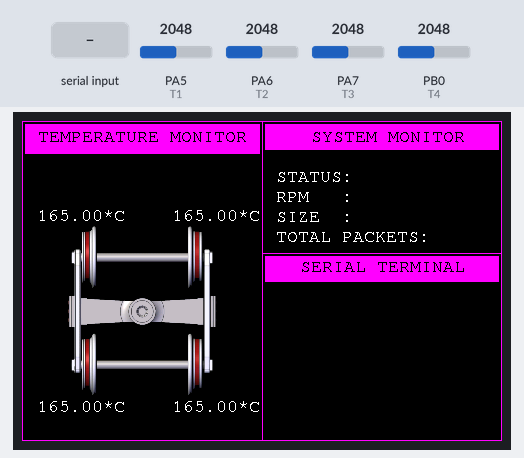
A sketch run on a simulated STM32 Blue Pill. On the bench: 480×320 colour display. The test bench sets the inputs (shaded band); at power-on: PA5 (T1) = 2048, PA6 (T2) = 2048, PA7 (T3) = 2048, PB0 (T4) = 2048. What the sketch prints to the serial monitor is not drawn.

Above: at 2.0 s.
2.1 s: "TERM\n" received over Serial
4.6 s: "RPM\n" received over Serial
At 6.8 s:
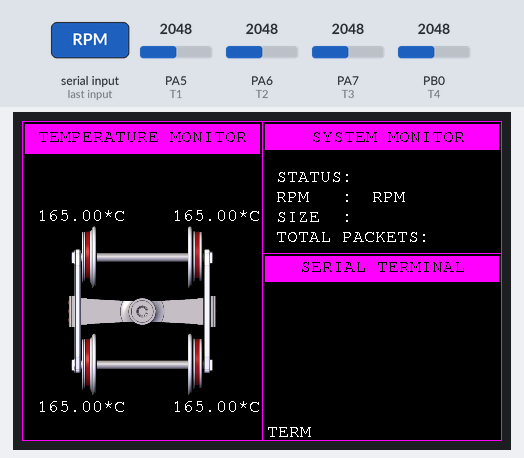
7.1 s: "PACK\n" received over Serial
9.6 s: PA5 (T1) set to 2866
At 11.6 s:
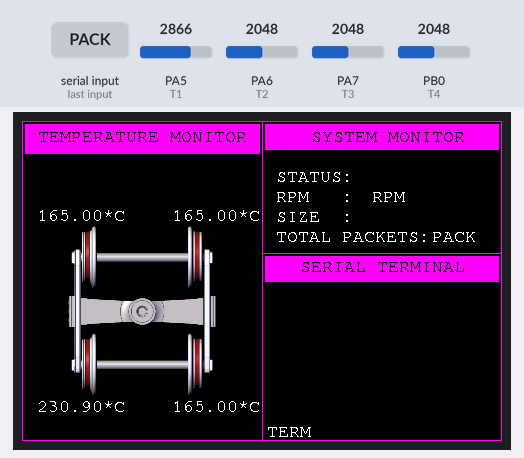
11.9 s: PA6 (T2) set to 2866
13.9 s: PA7 (T3) set to 2866
At 15.8 s:
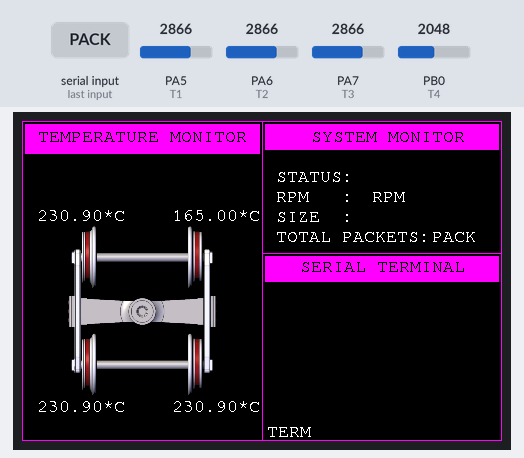
Timing chart, 0 to 16.9 s (numbered marks = the images above; inputs shaded):
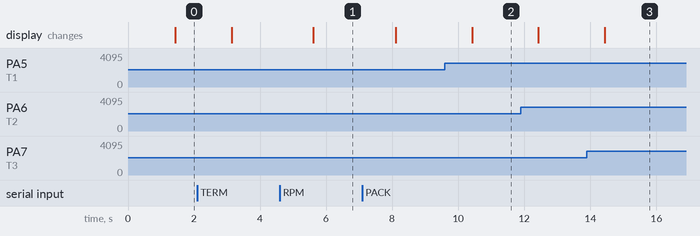

The sketch:

ONBOARD_MONITOR.ino
```cpp
/**
 * @file ONBOARD_MONITOR.ino
 *       BOGEE_BITMAP_240x320.c
 *
 * @brief  ONBOARD MONITORING SYSTEM INO Programing File
 *
 *  NOTE:- This Program Will Work on STM32 ROGER CORE : https://github.com/rogerclarkmelbourne/Arduino_STM32
 *         and Supports WIRESLAVE Library will not work with WIRE
 *         C:\Users\saiki\AppData\Local\Arduino15\packages\stm32duino\hardware\STM32F1\2021.3.18\libraries
 *         C:\Users\saiki\OneDrive\Documents\Arduino\hardware\STM32F1\2021.3.18\libraries
 *
 *
 *   This will Display Some Important Parameters on Screen , RPM , STATUS OF Recording System , and Temprature
 *   of BOGIEE
 *
 * @pinout    - TFT_480x320 :  LCD_CS  --> PA0    |   LM35 : T1 --> PA5
 *                             LCD_CD  --> PA1    |          T2 --> PA6
 *                             LCD_WR  --> PA2    |          T3 --> PA7
 *                             LCD_RD  --> PA3    |          T4 --> PB0
 *                             LCD_RST --> PA3    |
 *                                                |
 *                             LCD_D0  --> PB6    |
 *                             LCD_D1  --> PB7    |
 *                             LCD_D2  --> PB8    |
 *                             LCD_D3  --> PB9    |
 *                             LCD_D4  --> PB10   |
 *                             LCD_D5  --> PB11   |
 *                             LCD_D6  --> PB14   |
 *                             LCD_D7  --> PB15   |
 *
 * @reference - http://docs.leaflabs.com/static.leaflabs.com/pub/leaflabs/maple-docs/0.0.12/index-2.html
 *              https://github.com/prenticedavid/MCUFRIEND_kbv/issues/85
 *
 *
 * @author SAIKIRAN BEHARA
 * @date 17-MARCH-2021
 *
 */

#include <MCUFRIEND_kbv.h>
MCUFRIEND_kbv tft;

#include <Fonts/FreeMono9pt7b.h>
#include <Fonts/FreeMono12pt7b.h>
#include "BOGEE_BITMAP_240x320.c"

#define SAMPLE_RATE 1000000

#define BLACK   0x0000
#define BLUE    0x001F
#define RED     0xF800
#define GREEN   0x07E0
#define CYAN    0x07FF
#define MAGENTA 0xF81F
#define YELLOW  0xFFE0
#define WHITE   0xFFFF
#define GREY    0x8410
#define ORANGE  0xE880


#define T1 PA5
#define T2 PA6
#define T3 PA7
#define T4 PB0

HardwareTimer timer(2);

String conversion_temp_dc(int IN);
void disp_temp();
void serial_terminal(String MSG);

String MSG_lv[9] = {"\0"};

void setup() {
  // put your setup code here, to run once:
      Serial.begin(115200);
      uint16_t ID = tft.readID();

      Serial.print(F("ID = 0x"));
      Serial.println(ID, HEX);

      tft.begin(ID);
      tft.setRotation(1);
      tft.fillScreen(BLACK );

      //INIT & SETTING TIMER INTERRUPT
      timer.pause();
      // timer.setPrescaleFactor(7200);
      //  timer.setOverflow(255);
      timer.setPeriod(SAMPLE_RATE); // IN MICROSECOND
      timer.setChannel1Mode(TIMER_OUTPUT_COMPARE); // SET TIMMER CHANNEL 1 MODE TO OUTPUT COMPARE
      timer.setCompare(TIMER_CH1, 1);
      timer.attachCompare1Interrupt(disp_temp);
      timer.refresh();


      tft.fillRect(240+3,160-25,240-6,26,MAGENTA);
      tft.fillRect(3,3,240-5,30,MAGENTA);
      tft.fillRect(243,3,240-6,26,MAGENTA);
      tft.drawLine(240,0,240,320,MAGENTA);
      tft.drawRect(0,0,480,320,MAGENTA);
      tft.drawLine(240,160-28,480,160-28,MAGENTA);
      tft.setFont(&FreeMono9pt7b);
      tft.drawRGBBitmap(45,104 , BOGEE, 150, 172);
      tft.setTextColor(BLACK);
      tft.setTextSize(1);
      tft.setCursor(3+2, 20);
      tft.print(" TEMPERATURE MONITOR ");
      tft.setCursor(240+3+2, 20);
      tft.print("    SYSTEM MONITOR ");
      tft.setCursor(240+3+2, (160-25)+(15));
      tft.print("   SERIAL TERMINAL ");
      tft.setTextColor(WHITE);
      tft.setCursor(243,60);
      tft.println(" STATUS: ");
      tft.setCursor(243,80);
      tft.println(" RPM   : ");
      tft.setCursor(243,100);
      tft.println(" SIZE  : ");
      tft.setCursor(243,120);
      tft.println(" TOTAL PACKETS: ");
      tft.setTextWrap(false);

      pinMode(T1,INPUT_ANALOG);
      pinMode(T2,INPUT_ANALOG);
      pinMode(T3,INPUT_ANALOG);
      pinMode(T4,INPUT_ANALOG);

      timer.resume();


}

void loop() {

  if (Serial.available()){
    String IN = Serial.readStringUntil(' ');
    if (IN.indexOf("TERM") > -1){
      int S = IN.indexOf("TERM") , C = IN.indexOf(":");
      IN.remove(S,(C-S)+1);
      serial_terminal(IN);
    }
    else if (IN.indexOf("STATUS") > -1 ){
      int S1 = IN.indexOf("STATUS") , C1 = IN.indexOf(":");
      IN.remove(S1,(C1-S1)+1);
      //Serial.print("STATUS : ");
      //Serial.println(IN);
      tft.fillRect(330,47,147,20,BLACK);
      tft.setCursor(332,60);
      tft.println(IN);
      IN = "\0" ;
    }
    else if (IN.indexOf("RPM") > -1 ){
      int S1 = IN.indexOf("RPM") , C1 = IN.indexOf(":");
      IN.remove(S1,(C1-S1)+1);
      //Serial.print("RPM :");
      //Serial.println(IN);
      tft.fillRect(340,67,137,20,BLACK);
      tft.setCursor(350,80);
      tft.println(IN);
      IN = "\0" ;
    }
    else if (IN.indexOf("SIZE") > -1 ){
      int S1 = IN.indexOf("SIZE") , C1 = IN.indexOf(":");
      IN.remove(S1,(C1-S1)+1);
      //IN.concat("B");
      //Serial.print("SIZE :");
      //Serial.println(IN);
      tft.fillRect(340,87,137,20,BLACK);
      tft.setCursor(350,100);
      tft.println(IN);
      IN = "\0" ;
    }
    else if (IN.indexOf("PACK") > -1 ){
      int S1 = IN.indexOf("PACK") , C1 = IN.indexOf(":");
      IN.remove(S1,(C1-S1)+1);
      //IN.concat("B");
      //Serial.print("PACK :");
      //Serial.println(IN);
      tft.fillRect(340+65,107,137-65,20,BLACK);
      tft.setCursor(410,120);
      tft.println(IN);
      IN = "\0" ;
    }
  }


}

String conversion_temp_dc(int IN){
  double STEP = (3.3/pow(2,12)), VOLT = 0 , MV = 0 , TEMP = 0;
  String VAL = "\0" ;
  VOLT = IN * STEP ;
  MV = VOLT*1000 ;
  TEMP = VOLT*100;
  VAL = String(TEMP) + "*C" ;
  return VAL ;
}

void disp_temp(){
  tft.fillRect(1,(320-45),239,44,BLACK);
  tft.fillRect(1,(104-45),239,45,BLACK);

  tft.setTextColor(WHITE);
  tft.setTextSize(1);

  tft.setCursor(15, (320-30));
  tft.println(conversion_temp_dc(analogRead(T1)));
  tft.setCursor(15, (99));
  tft.println(conversion_temp_dc(analogRead(T2)));
  tft.setCursor(150, (320-30));
  tft.println(conversion_temp_dc(analogRead(T3)));
  tft.setCursor(150, (99));
  tft.println(conversion_temp_dc(analogRead(T4)));
}

void serial_terminal(String MSG){
  int wt = 245 , ht = 155 ,dht = 20;
  tft.fillRect(240+3,160+2,240-6,156,BLACK);
  MSG_lv[8] =  MSG ;
  for (int i = 0 ; i <= 8 ; i ++ ){
    MSG_lv[i] = MSG_lv[i+1];
  }
  for ( int j = 0 ; j <= 8 ; j ++){
    ht += dht;
  tft.setCursor(wt, ht);
  tft.print(MSG_lv[j]);
  }
  ht = 155 ;
}
```

Source omitted: MAP_240x320.c (data table, 249463 bytes)

Measured:
- after the input at 4.6 s, the display: changes after 1.0 s (image 1)
- after the input at 9.6 s, the display: changes after 0.83 s (image 2)
- after the input at 13.9 s, the display: changes after 0.53 s (image 3)
